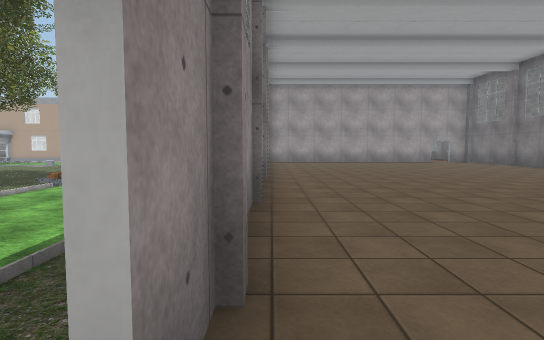
view 1 (above)

24 first-person views from a walk through a 3-D level made in the Unity game engine. The camera is 1.4 m above the floor, tilts 4° down and sees 80° across. Doors are open. The floor is counted in squares, 2 m on a side. Each view is taken from the middle of a square. On the plan, view 1 faces up. The plan holds only what a view shows up to about 10 squares ahead; the rest is blank. The place goes on beyond the plan. Some animated figures are not drawn. Some surface patterns are stand-ins.

view 2
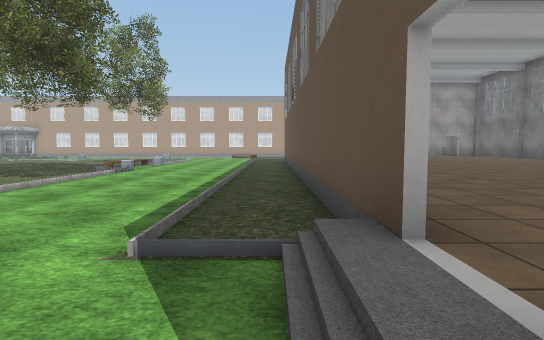

view 3
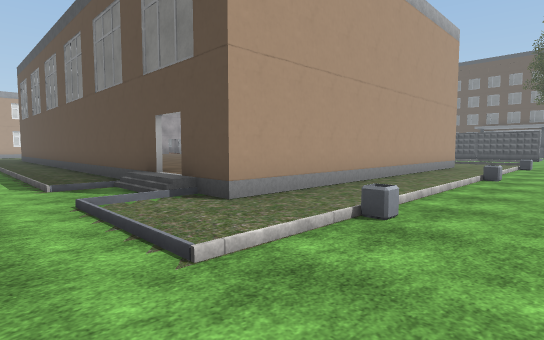

view 4
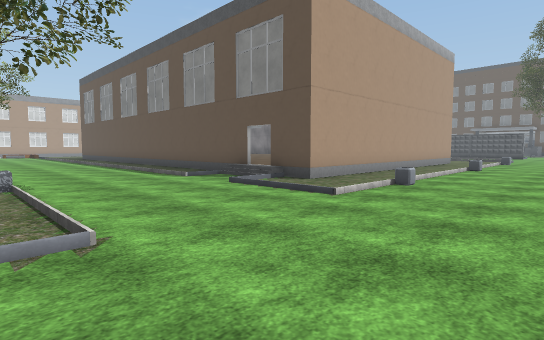

view 5
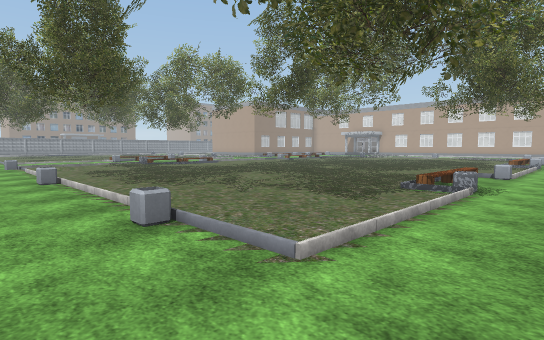

view 6
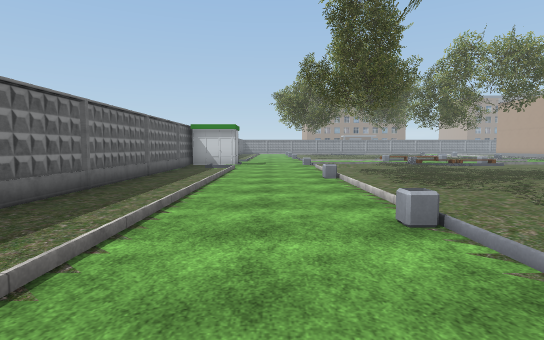

view 7
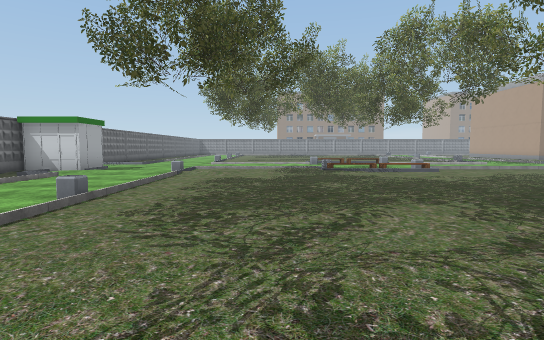

view 8
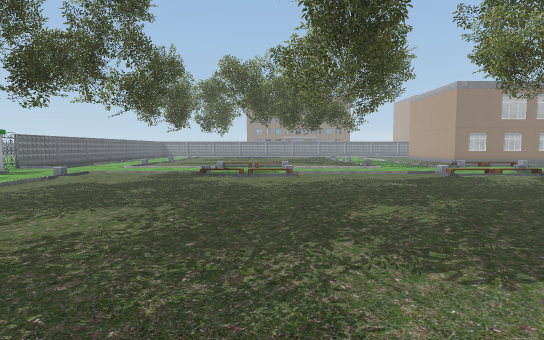

view 9
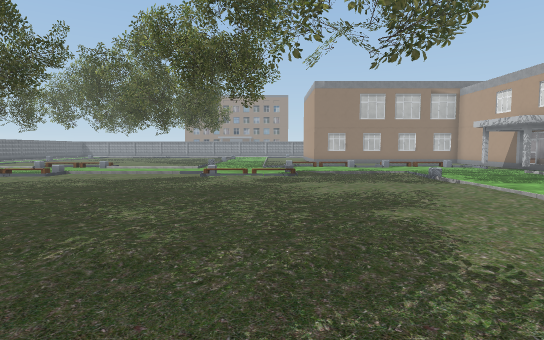

view 10
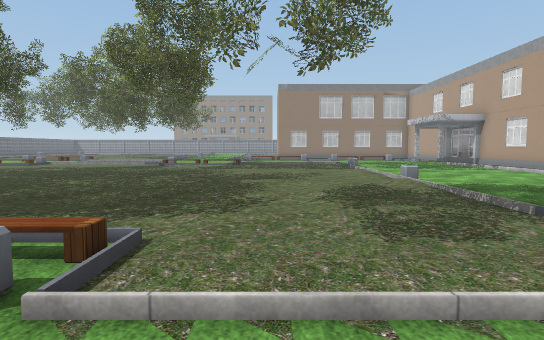

view 11
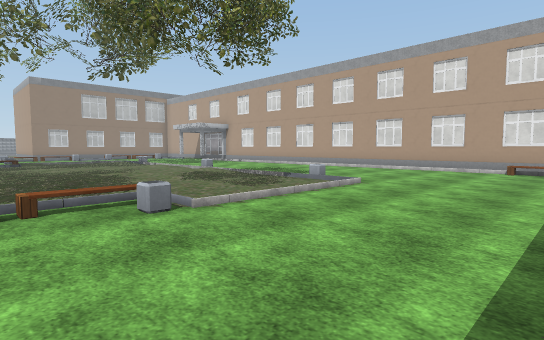

view 12
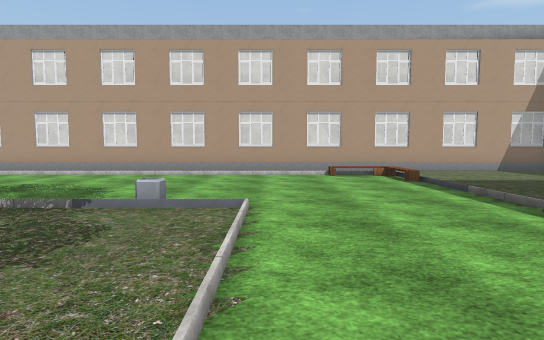

view 13
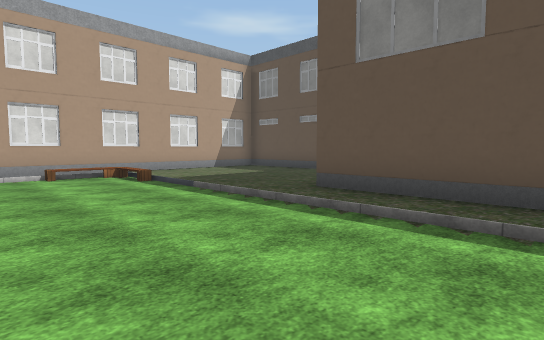

view 14
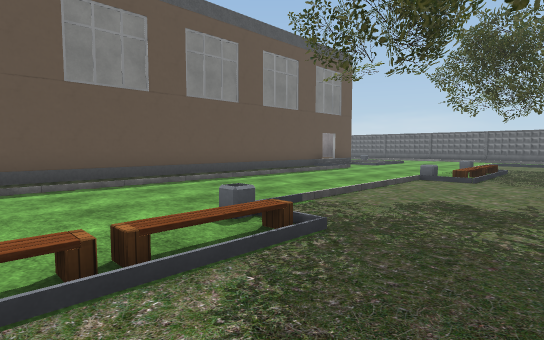

view 15
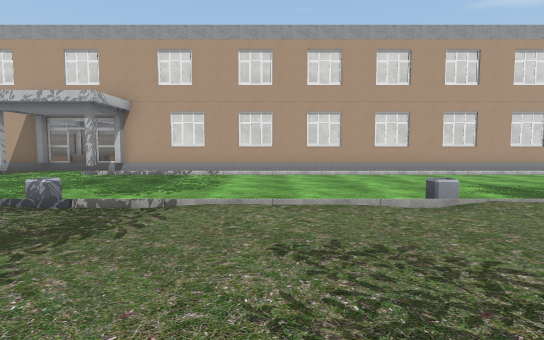

view 16
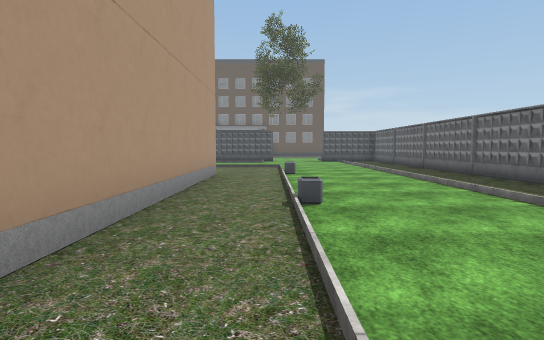

view 17
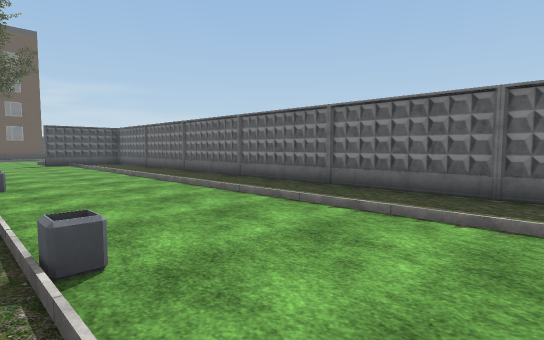

view 18
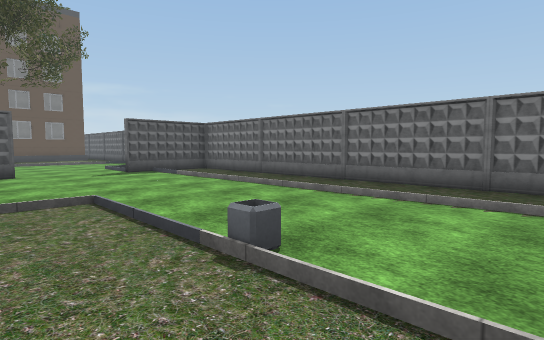

view 19
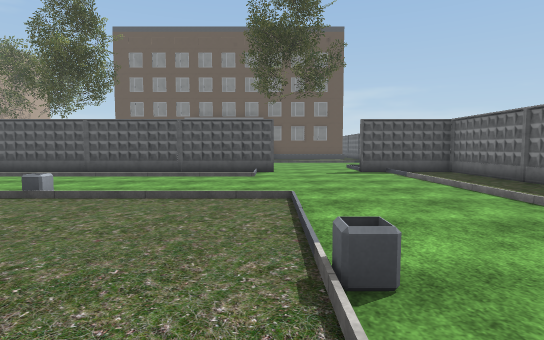

view 20
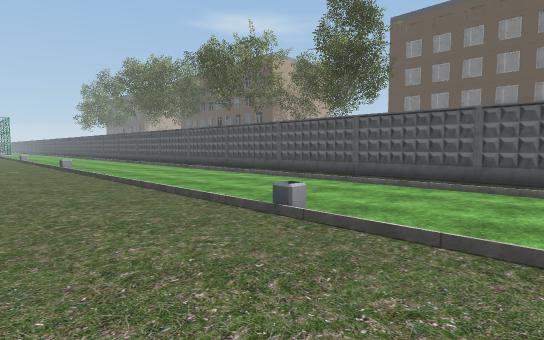

view 21
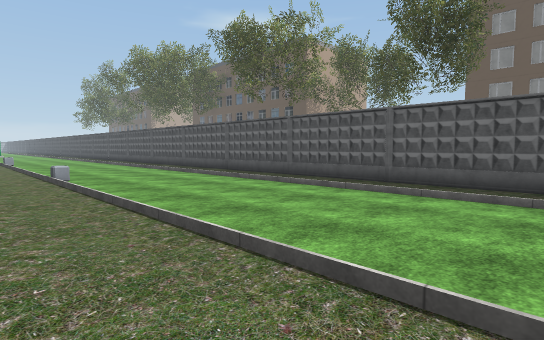

view 22
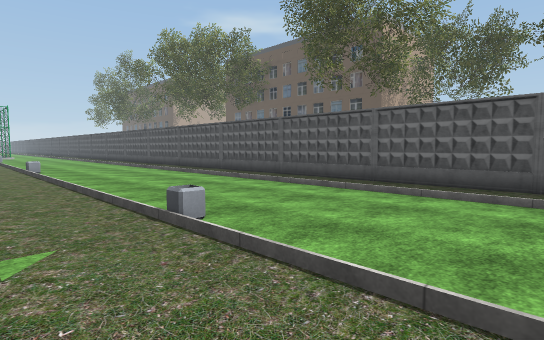

view 23
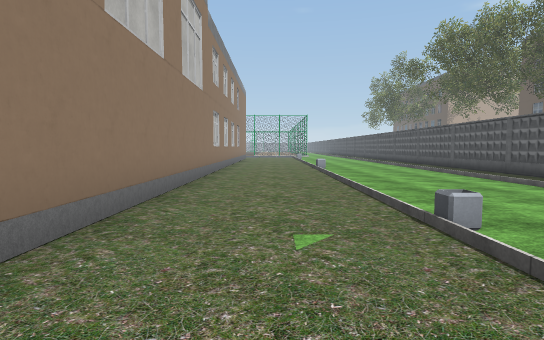

view 24
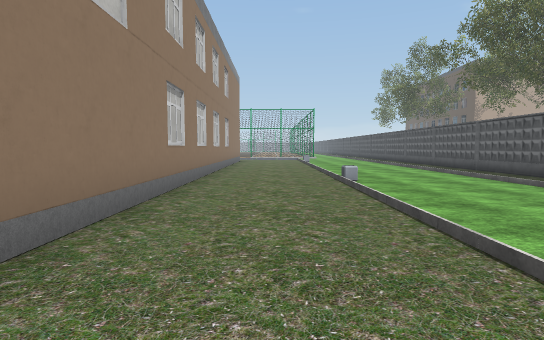

### Floor plan
Key: @ floor where view 1 was taken; # wall or solid block; . main floor; : floor 0.25 m higher than the main floor; + floor 0.5 m higher than the main floor; / step, stairs or slope; = window, fence, low wall or low ledge; T tree; B building; O other object.
Columns run from 17 left of view 1 to 19 right of it. Each row starts with its distance up from view 1.
 22 #    ### ### ######
 21 #               ....      #....../#
 20 #.............//....      #....../#
 19 .............../....      #....../#
 18 ....................      #...=../#
 17 ....................      #....../#
 16 .#........=......#        #....../#
 15  ................#        #....../#
 14  ................#        #....../#
 13  .T.......T......#        #....../#
 12  ..........=.....#        #....../#
 11  ........../.... #        #....../#
 10  ..T......./.....#++++++++#...=../#
  9  ........../#....#++++++++#....../#
  8  .........T......#+++++++  ....../#
  7 .................#++++++    ...../#
  6 ........T..T.....#+++++     ...../#
  5 ....T............#++++      ...../#
  4 =..........#.....#++++      ...../#
  3  ........../.....#+++      ....../#
  2  ........../.....#++       ....../#
  1  ........T./#..//#+        ....../#
  0 ...........T..../@         ....../#
 -1 ...............//##########....../#
 -2 .T......O....../................./#
 -3 ....T........../.=....=...........#//
 -4 .=....=...=..........................
 -5 .....................................
 -6  :...............   ..............#
 -7  B/.........        ..............#
 -8  #########          ###############

Where each view was taken, in squares from view 1:
view 1: 0 up, 0 right, facing up
view 2: 1 down, 1 left, facing up
view 3: 5 down, 3 left, facing up-right
view 4: 6 down, 6 left, facing up-right
view 5: 5 down, 4 left, facing up-left
view 6: 5 down, 4 left, facing left
view 7: 1 down, 7 left, facing left
view 8: 3 up, 6 left, facing left
view 9: 11 up, 6 left, facing left
view 10: 13 up, 4 left, facing left
view 11: 10 up, 2 left, facing up-left
view 12: 12 up, 5 left, facing up
view 13: 12 up, 5 left, facing up-right
view 14: 11 up, 8 left, facing down-right
view 15: 12 up, 13 left, facing up
view 16: 3 down, 1 right, facing right
view 17: 3 down, 3 right, facing down-right
view 18: 2 down, 8 right, facing down-right
view 19: 3 down, 8 right, facing right
view 20: 2 down, 10 right, facing up-right
view 21: 2 up, 11 right, facing up-right
view 22: 7 up, 11 right, facing up-right
view 23: 7 up, 11 right, facing up
view 24: 11 up, 11 right, facing up
